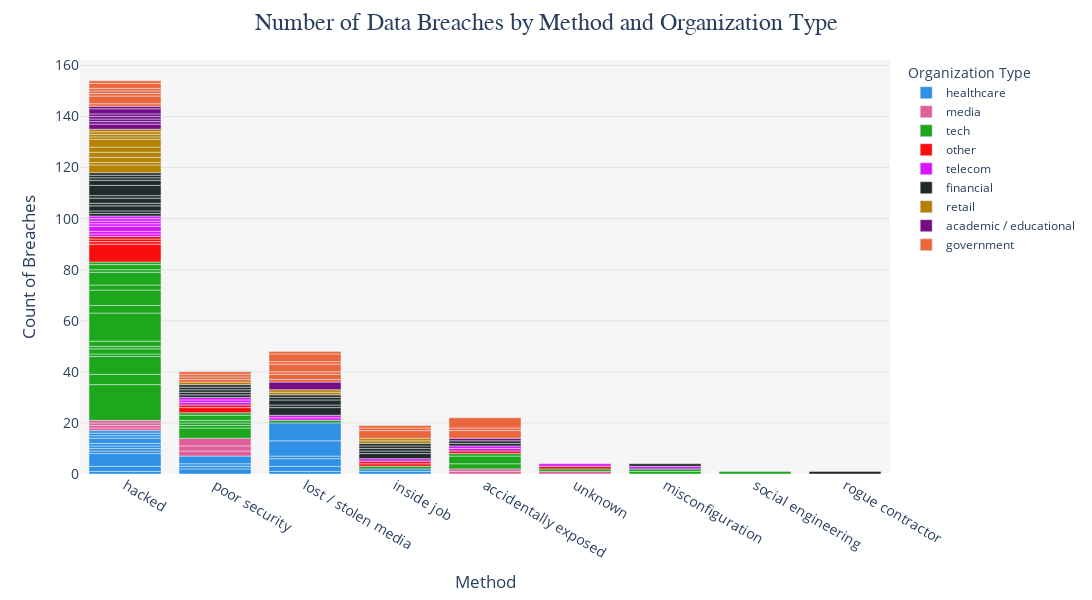

Write notebook code for a chart like this one.
### Code cell
fig = px.bar(
    data_breaches,
    x="Method",
    y="Count of Breaches",
    color="Organization type",
    color_discrete_sequence=px.colors.qualitative.Dark24,
)

fig.update_layout(
    title="Number of Data Breaches by Method and Organization Type",
    title_font=dict(size=24, family="Arial"),
    title_x=0.5,
    xaxis_title="Method",
    yaxis_title="Count of Breaches",
    width=1200,
    height=600,
    font=dict(size=14),
    legend=dict(title="Organization Type", font=dict(size=12)),
    plot_bgcolor="rgba(245, 245, 245, 0.9)",
)

fig.update_yaxes(showgrid=True, gridwidth=0.5, gridcolor="LightGray")

fig.show()

### Figure 1 — Plotly figure (JSON) as saved in the notebook; plotly's stock layout.template omitted (floating-point values rounded to 4 significant figures)
{"data": [{"alignmentgroup": "True", "hovertemplate": "Organization type=healthcare<br>Method=%{x}<br>Count of Breaches=%{y}<extra></extra>", "legendgroup": "healthcare", "marker": {"color": "#2E91E5", "pattern": {"shape": ""}}, "name": "healthcare", "offsetgroup": "healthcare", "orientation": "v", "showlegend": true, "textposition": "auto", "type": "bar", "x": ["hacked", "poor security", "lost / stolen media", "lost / stolen media", "hacked", "poor security", "lost / stolen media", "hacked", "lost / stolen media", "lost / stolen media", "hacked", "hacked", "lost / stolen media", "poor security", "hacked", "poor security", "inside job", "hacked", "hacked", "inside job", "hacked", "hacked", "hacked"], "xaxis": "x", "y": [1, 2, 1, 2, 2, 1, 3, 5, 1, 6, 1, 1, 7, 1, 1, 3, 1, 1, 2, 1, 1, 1, 1], "yaxis": "y"}, {"alignmentgroup": "True", "hovertemplate": "Organization type=media<br>Method=%{x}<br>Count of Breaches=%{y}<extra></extra>", "legendgroup": "media", "marker": {"color": "#E15F99", "pattern": {"shape": ""}}, "name": "media", "offsetgroup": "media", "orientation": "v", "showlegend": true, "textposition": "auto", "type": "bar", "x": ["hacked", "accidentally exposed", "poor security", "poor security", "accidentally exposed", "poor security", "hacked", "hacked", "hacked", "unknown"], "xaxis": "x", "y": [1, 1, 2, 2, 1, 3, 1, 1, 1, 1], "yaxis": "y"}, {"alignmentgroup": "True", "hovertemplate": "Organization type=tech<br>Method=%{x}<br>Count of Breaches=%{y}<extra></extra>", "legendgroup": "tech", "marker": {"color": "#1CA71C", "pattern": {"shape": ""}}, "name": "tech", "offsetgroup": "tech", "orientation": "v", "showlegend": true, "textposition": "auto", "type": "bar", "x": ["hacked", "poor security", "poor security", "hacked", "inside job", "accidentally exposed", "hacked", "hacked", "hacked", "hacked", "hacked", "hacked", "hacked", "hacked", "hacked", "poor security", "poor security", "hacked", "accidentally exposed", "lost / stolen media", "accidentally exposed", "misconfiguration", "hacked", "poor security", "unknown", "hacked", "misconfiguration", "poor security", "hacked", "social engineering"], "xaxis": "x", "y": [14, 4, 1, 4, 1, 2, 7, 1, 2, 1, 2, 11, 3, 6, 2, 1, 1, 5, 3, 1, 1, 1, 1, 2, 1, 2, 1, 1, 1, 1], "yaxis": "y"}, {"alignmentgroup": "True", "hovertemplate": "Organization type=other<br>Method=%{x}<br>Count of Breaches=%{y}<extra></extra>", "legendgroup": "other", "marker": {"color": "#FB0D0D", "pattern": {"shape": ""}}, "name": "other", "offsetgroup": "other", "orientation": "v", "showlegend": true, "textposition": "auto", "type": "bar", "x": ["hacked", "hacked", "unknown", "inside job", "hacked", "poor security", "inside job", "poor security", "hacked", "accidentally exposed"], "xaxis": "x", "y": [7, 1, 1, 1, 1, 2, 1, 1, 1, 1], "yaxis": "y"}, {"alignmentgroup": "True", "hovertemplate": "Organization type=telecom<br>Method=%{x}<br>Count of Breaches=%{y}<extra></extra>", "legendgroup": "telecom", "marker": {"color": "#DA16FF", "pattern": {"shape": ""}}, "name": "telecom", "offsetgroup": "telecom", "orientation": "v", "showlegend": true, "textposition": "auto", "type": "bar", "x": ["poor security", "lost / stolen media", "hacked", "poor security", "hacked", "hacked", "hacked", "hacked", "hacked", "misconfiguration", "poor security", "accidentally exposed", "lost / stolen media", "hacked", "unknown", "accidentally exposed", "inside job"], "xaxis": "x", "y": [1, 1, 1, 1, 1, 2, 1, 1, 1, 1, 1, 1, 1, 1, 1, 1, 1], "yaxis": "y"}, {"alignmentgroup": "True", "hovertemplate": "Organization type=financial<br>Method=%{x}<br>Count of Breaches=%{y}<extra></extra>", "legendgroup": "financial", "marker": {"color": "#222A2A", "pattern": {"shape": ""}}, "name": "financial", "offsetgroup": "financial", "orientation": "v", "showlegend": true, "textposition": "auto", "type": "bar", "x": ["lost / stolen media", "poor security", "lost / stolen media", "poor security", "accidentally exposed", "hacked", "hacked", "hacked", "hacked", "poor security", "inside job", "inside job", "inside job", "hacked", "inside job", "lost / stolen media", "poor security", "hacked", "poor security", "hacked", "hacked", "hacked", "inside job", "lost / stolen media", "lost / stolen media", "rogue contractor", "misconfiguration", "hacked", "hacked", "accidentally exposed"], "xaxis": "x", "y": [3, 1, 1, 1, 1, 1, 1, 2, 1, 1, 2, 1, 1, 2, 1, 2, 1, 1, 1, 4, 2, 1, 1, 1, 1, 1, 1, 1, 1, 1], "yaxis": "y"}, {"alignmentgroup": "True", "hovertemplate": "Organization type=retail<br>Method=%{x}<br>Count of Breaches=%{y}<extra></extra>", "legendgroup": "retail", "marker": {"color": "#B68100", "pattern": {"shape": ""}}, "name": "retail", "offsetgroup": "retail", "orientation": "v", "showlegend": true, "textposition": "auto", "type": "bar", "x": ["hacked", "inside job", "hacked", "hacked", "lost / stolen media", "hacked", "hacked", "hacked", "poor security", "inside job", "hacked", "lost / stolen media", "hacked", "hacked", "hacked"], "xaxis": "x", "y": [3, 1, 1, 2, 1, 2, 2, 3, 1, 1, 1, 1, 1, 1, 1], "yaxis": "y"}, {"alignmentgroup": "True", "hovertemplate": "Organization type=academic / educational<br>Method=%{x}<br>Count of Breaches=%{y}<extra></extra>", "legendgroup": "academic / educational", "marker": {"color": "#750D86", "pattern": {"shape": ""}}, "name": "academic / educational", "offsetgroup": "academic / educational", "orientation": "v", "showlegend": true, "textposition": "auto", "type": "bar", "x": ["hacked", "hacked", "hacked", "lost / stolen media", "hacked", "hacked", "hacked", "hacked", "accidentally exposed"], "xaxis": "x", "y": [2, 1, 1, 3, 1, 1, 2, 1, 1], "yaxis": "y"}, {"alignmentgroup": "True", "hovertemplate": "Organization type=government<br>Method=%{x}<br>Count of Breaches=%{y}<extra></extra>", "legendgroup": "government", "marker": {"color": "#EB663B", "pattern": {"shape": ""}}, "name": "government", "offsetgroup": "government", "orientation": "v", "showlegend": true, "textposition": "auto", "type": "bar", "x": ["lost / stolen media", "hacked", "poor security", "lost / stolen media", "inside job", "lost / stolen media", "poor security", "hacked", "accidentally exposed", "poor security", "hacked", "accidentally exposed", "inside job", "hacked", "lost / stolen media", "hacked", "hacked", "accidentally exposed", "inside job", "lost / stolen media", "poor security", "lost / stolen media", "lost / stolen media", "hacked"], "xaxis": "x", "y": [1, 1, 1, 2, 3, 1, 1, 3, 3, 1, 1, 1, 1, 1, 3, 1, 2, 4, 1, 1, 1, 3, 1, 1], "yaxis": "y"}], "layout": {"barmode": "relative", "font": {"size": 14}, "height": 600, "legend": {"font": {"size": 12}, "title": {"text": "Organization Type"}, "tracegroupgap": 0}, "margin": {"t": 60}, "plot_bgcolor": "rgba(245, 245, 245, 0.9)", "title": {"font": {"family": "Arial", "size": 24}, "text": "Number of Data Breaches by Method and Organization Type", "x": 0.5}, "width": 1200, "xaxis": {"anchor": "y", "domain": [0, 1], "title": {"text": "Method"}}, "yaxis": {"anchor": "x", "domain": [0, 1], "gridcolor": "LightGray", "gridwidth": 0.5, "showgrid": true, "title": {"text": "Count of Breaches"}}}}
